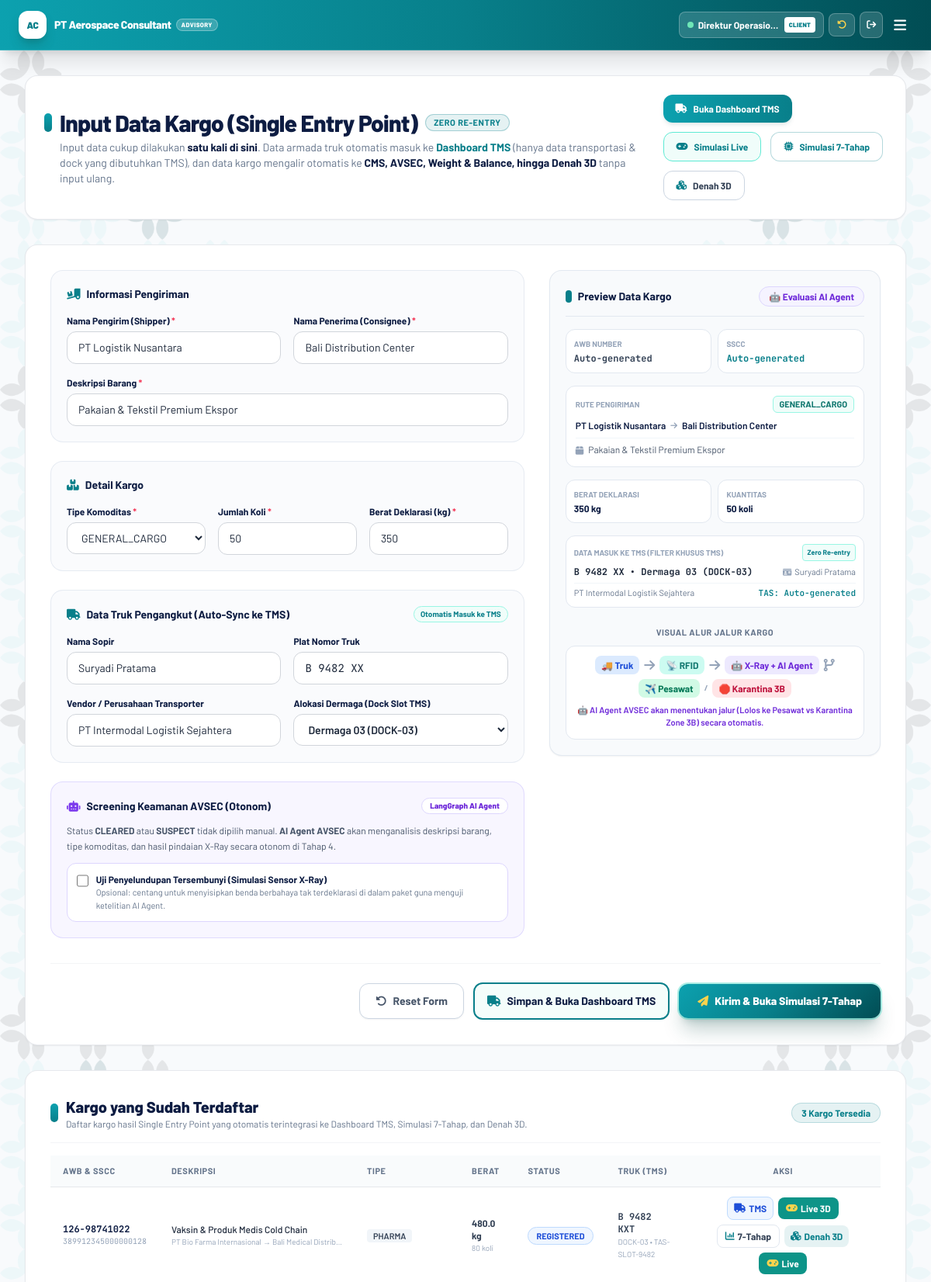
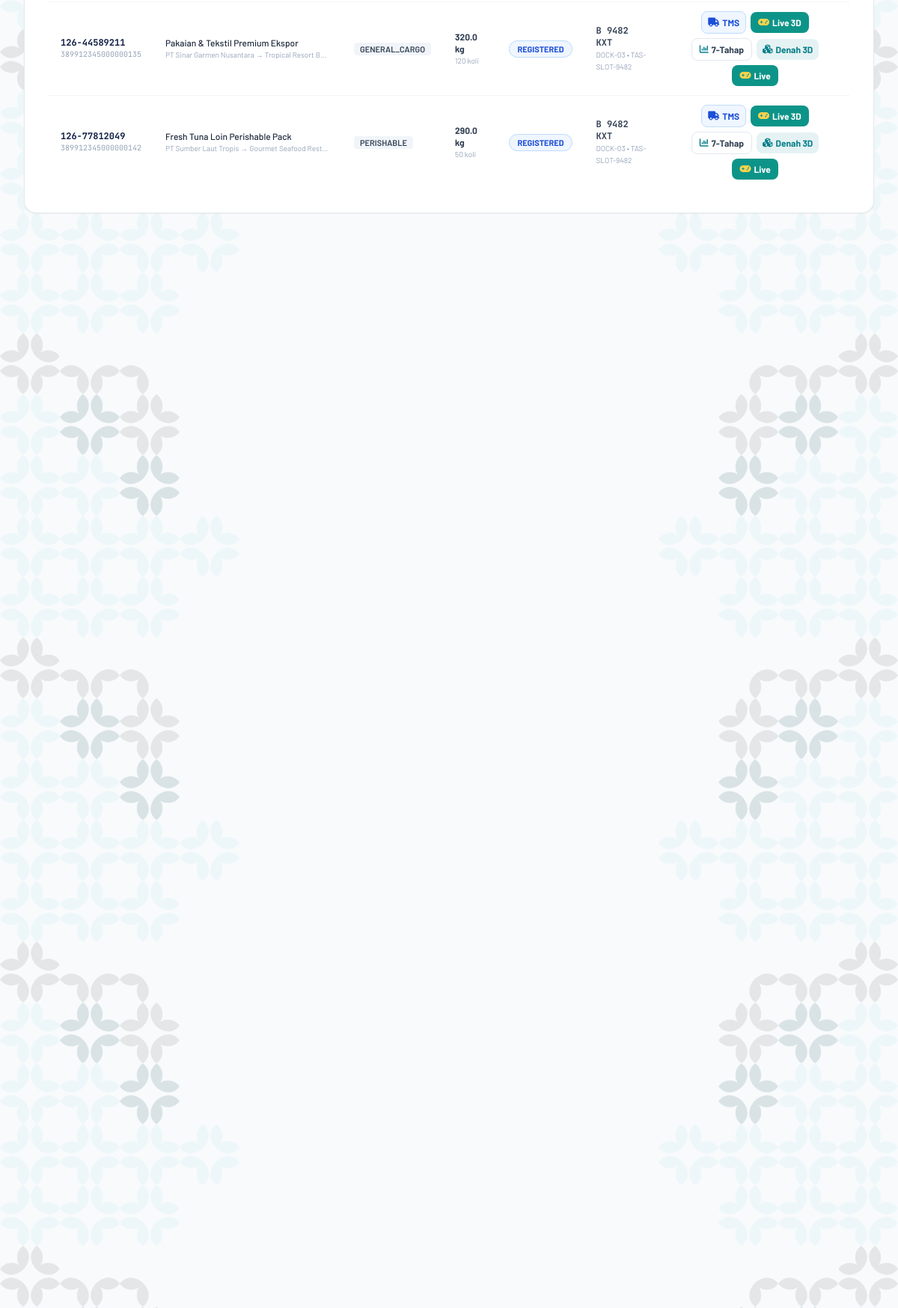
Page /cargo_input.php (signed in, upper part) on the committed database (2 pictures, top to bottom).
### tables this page shows
CREATE TABLE `cargo_shipments` (
    `id` VARCHAR(50) PRIMARY KEY,
    `awb_number` VARCHAR(30) NOT NULL,
    `sscc` VARCHAR(20) NOT NULL UNIQUE,
    `gtin` VARCHAR(20) NOT NULL,
    `batch_no` VARCHAR(50) NOT NULL,
    `expiry_date` DATE NOT NULL,
    `shipper` VARCHAR(100) NOT NULL,
    `consignee` VARCHAR(100) NOT NULL,
    `description` VARCHAR(255) NOT NULL,
    `commodity_type` ENUM('GENERAL_CARGO', 'PERISHABLE', 'DANGEROUS_GOODS', 'VALUABLE', 'PHARMA') NOT NULL DEFAULT 'GENERAL_CARGO',
    `quantity` INT NOT NULL DEFAULT 1,
    `declared_weight_kg` DECIMAL(10,2) NOT NULL DEFAULT 0.00,
    `actual_weight_kg` DECIMAL(10,2) NULL,
    `truck_arrival_id` VARCHAR(50) NULL,
    `uld_id` VARCHAR(50) NULL,
    `scan_time` DATETIME NULL,
    `current_stage` INT NOT NULL DEFAULT 1,
    `status` ENUM('REGISTERED', 'ARRIVED', 'SCANNED', 'SECURITY_CHECK', 'CLEARED', 'SUSPECT', 'RETURNED_TO_TRUCK', 'WEIGHED', 'ALLOCATED', 'LOADED') NOT NULL DEFAULT 'REGISTERED',
    `created_at` TIMESTAMP DEFAULT CURRENT_TIMESTAMP,
    FOREIGN KEY (`truck_arrival_id`) REFERENCES `truck_arrivals`(`id`) ON DELETE SET NULL,
    FOREIGN KEY (`uld_id`) REFERENCES `uld_containers`(`id`) ON DELETE SET NULL
);

CREATE TABLE `truck_arrivals` (
    `id` VARCHAR(50) PRIMARY KEY,
    `truck_plate` VARCHAR(20) NOT NULL,
    `driver_name` VARCHAR(100) NOT NULL,
    `transporter_company` VARCHAR(100) NOT NULL DEFAULT 'PT Antar Lintas Logistik',
    `dock_slot` VARCHAR(20) NOT NULL,
    `booking_code` VARCHAR(50) NOT NULL,
    `arrival_time` DATETIME NOT NULL,
    `status` ENUM('SCHEDULED', 'ARRIVED', 'UNLOADING', 'COMPLETED') NOT NULL DEFAULT 'ARRIVED',
    `notes` TEXT NULL,
    `created_at` TIMESTAMP DEFAULT CURRENT_TIMESTAMP
);

### cargo_input.php (the view, shortened to what the rows shown need)
<?php
$db = getDb();
$cargosStmt = $db->query("
    SELECT c.*, t.truck_plate, t.dock_slot, t.driver_name, t.transporter_company, t.booking_code, t.status as truck_status
    FROM cargo_shipments c
    LEFT JOIN truck_arrivals t ON c.truck_arrival_id = t.id
    ORDER BY c.created_at DESC
    LIMIT 20
");
$existingCargos = $cargosStmt->fetchAll();
include __DIR__ . '/includes/header.php';
if (!function_exists('getStatusBadgeClass')) {
    function getStatusBadgeClass($status) {
        switch (strtoupper((string)$status)) {
            case 'REGISTERED':
                return 'bg-blue-50 text-blue-700 border-blue-200';
        }
    }
}
?>
<div class="relative w-full overflow-x-hidden min-h-screen bg-[#F8FAFC]">
    <div class="relative z-10 max-w-7xl mx-auto px-4 sm:px-6 lg:px-8 py-8 space-y-8">
        <div class="bg-white p-6 rounded-2xl border border-gray-200/90 shadow-sm flex flex-col lg:flex-row lg:items-center justify-between gap-4">
            <div>
                <div class="flex items-center space-x-2.5 flex-wrap gap-y-1">
                    <h1 class="text-2xl lg:text-3xl font-extrabold text-[#0D1C42] tracking-tight">Input Data Kargo (Single Entry Point)</h1>
                </div>
            </div>
        </div>
        <div class="bg-white p-6 lg:p-8 rounded-2xl border border-gray-200/90 shadow-sm space-y-4">
            <div class="flex flex-col sm:flex-row sm:items-center justify-between gap-2 pb-4 border-b border-gray-100">
                <div class="flex items-center gap-2.5">
                    <div>
                        <h2 class="text-lg lg:text-xl font-extrabold text-[#0D1C42]">Kargo yang Sudah Terdaftar</h2>
                    </div>
                </div>
            </div>
            <div class="overflow-x-auto">
                <table class="w-full text-left text-xs border-collapse">
                    <thead>
                        <tr class="bg-slate-50/80 border-b border-gray-200 text-slate-500 font-bold uppercase tracking-wider text-[11px]">
                            <th class="py-3 px-4">AWB &amp; SSCC</th>
                            <th class="py-3 px-4">Deskripsi</th>
                            <th class="py-3 px-4">Tipe</th>
                            <th class="py-3 px-4">Berat</th>
                            <th class="py-3 px-4">Status</th>
                            <th class="py-3 px-4">Truk (TMS)</th>
                            <th class="py-3 px-4 text-center">Aksi</th>
                        </tr>
                    </thead>
                    <tbody class="divide-y divide-gray-100">
                        <?php if (empty($existingCargos)): ?>
                            <tr>
                                <td colspan="7" class="py-8 text-center text-slate-400">
                                    <i class="fa-solid fa-box-open text-2xl mb-2 text-slate-300 block"></i>
                                    Belum ada kargo terdaftar. Silakan isi formulir di atas untuk memulai simulasi.
                                </td>
                            </tr>
                        <?php else: ?>
                            <?php foreach ($existingCargos as $cargo):
                                $xrayHint = $cargo['status'];
                            ?>
                                <tr class="hover:bg-slate-50/60 transition-colors">
                                    <td class="py-3 px-4">
                                        <div class="font-bold text-[#0D1C42] font-mono text-xs"><?= htmlspecialchars($cargo['awb_number']) ?></div>
                                        <div class="text-[10px] text-slate-400 font-mono"><?= htmlspecialchars($cargo['sscc']) ?></div>
                                    </td>
                                    <td class="py-3 px-4">
                                        <div class="font-medium text-slate-800 max-w-[220px] truncate" title="<?= htmlspecialchars($cargo['description']) ?>">
                                            <?= htmlspecialchars($cargo['description']) ?>
                                        </div>
                                        <div class="text-[10px] text-slate-400 truncate max-w-[220px]">
                                            <?= htmlspecialchars($cargo['shipper']) ?> &rarr; <?= htmlspecialchars($cargo['consignee']) ?>
                                        </div>
                                    </td>
                                    <td class="py-3 px-4">
                                        <span class="px-2 py-0.5 rounded text-[11px] font-semibold bg-slate-100 text-slate-700">
                                            <?= htmlspecialchars($cargo['commodity_type']) ?>
                                        </span>
                                    </td>
                                    <td class="py-3 px-4">
                                        <div class="font-bold text-slate-700"><?= number_format($cargo['declared_weight_kg'], 1) ?> kg</div>
                                        <div class="text-[10px] text-slate-400"><?= (int)$cargo['quantity'] ?> koli</div>
                                    </td>
                                    <td class="py-3 px-4">
                                        <span class="px-2.5 py-1 rounded-full text-[11px] font-bold border <?= getStatusBadgeClass($cargo['status']) ?>">
                                            <?= htmlspecialchars($cargo['status']) ?>
                                        </span>
                                    </td>
                                    <td class="py-3 px-4">
                                        <div class="font-mono font-bold text-slate-700"><?= htmlspecialchars($cargo['truck_plate'] ?? '-') ?></div>
                                        <div class="text-[10px] text-slate-400"><?= htmlspecialchars($cargo['dock_slot'] ?? '-') ?> &bull; <?= htmlspecialchars($cargo['booking_code'] ?? '-') ?></div>
                                    </td>
                                    <td class="py-3 px-4 text-center">
                                        <div class="flex items-center justify-center gap-1.5 flex-wrap">
                                            <a href="simulation.php?system=tms&cargo_id=<?= urlencode($cargo['id']) ?>"
                                               class="inline-flex items-center gap-1 px-2 py-1.5 rounded-lg text-xs font-bold bg-blue-50 text-blue-700 border border-blue-200 hover:bg-blue-600 hover:text-white transition-all shadow-xs"
                                               title="Lihat Data Truk di Dashboard TMS">
                                                <i class="fa-solid fa-truck"></i>
                                                <span>TMS</span>
                                            </a>
                                            <a href="simulation_live.php?cargo_id=<?= urlencode($cargo['id']) ?>&autostart=1"
                                               class="inline-flex items-center gap-1 px-2.5 py-1.5 rounded-lg text-xs font-bold bg-teal-600 text-white hover:bg-teal-700 transition-all shadow-xs"
                                               title="Simulasi Live (Input &amp; Visual)">
                                                <i class="fa-solid fa-gamepad text-amber-300"></i>
                                                <span>Live 3D</span>
                                            </a>
                                            <a href="simulation.php?cargo_id=<?= urlencode($cargo['id']) ?>"
                                               class="inline-flex items-center gap-1 px-2.5 py-1.5 rounded-lg text-xs font-bold border border-slate-200 bg-white text-slate-700 hover:bg-slate-50 transition-all shadow-xs"
                                               title="Simulasi 7-Tahap">
                                                <i class="fa-solid fa-chart-column text-[#087F8A]"></i>
                                                <span>7-Tahap</span>
                                            </a>
                                            <a href="layout_3d.php?cargo_id=<?= urlencode($cargo['id']) ?>&xray=<?= urlencode($xrayHint) ?>"
                                               class="inline-flex items-center gap-1 px-2 py-1.5 rounded-lg text-xs font-bold bg-[#087F8A]/10 text-[#087F8A] hover:bg-[#087F8A] hover:text-white transition-all shadow-xs"
                                               title="Denah 3D Terminal">
                                                <i class="fa-solid fa-cubes"></i>
                                                <span>Denah 3D</span>
                                            </a>
                                            <a href="simulation_live.php?cargo_id=<?= urlencode($cargo['id']) ?>&xray=<?= urlencode($xrayHint) ?>&autostart=1"
                                               class="inline-flex items-center gap-1 px-2.5 py-1.5 rounded-lg text-xs font-bold bg-teal-600 text-white hover:bg-teal-700 transition-all shadow-xs"
                                               title="Simulasi Live (Visual 3D)">
                                                <i class="fa-solid fa-gamepad text-amber-300"></i>
                                                <span>Live</span>
                                            </a>
                                        </div>
                                    </td>
                                </tr>
                            <?php endforeach; ?>
                        <?php endif; ?>
                    </tbody>
                </table>
            </div>
        </div>
    </div>
</div>
<?php include __DIR__ . '/includes/footer.php'; ?>

### rows in the picture
cargo_shipments: awb_number "126-98741022", sscc "389912345000000128", description "Vaksin & Produk Medis Cold Chain", shipper "PT Bio Farma Internasional", consignee "Bali Medical Distrib…", commodity_type "PHARMA", declared_weight_kg "480.0", quantity "80", status "REGISTERED", truck_arrival.truck_plate "B 9482 KXT", truck_arrival.dock_slot "DOCK-03", truck_arrival.booking_code "TAS-SLOT-9482"
cargo_shipments: awb_number "126-44589211", sscc "389912345000000135", description "Pakaian & Tekstil Premium Ekspor", shipper "PT Sinar Garmen Nusantara", consignee "Tropical Resort B…", commodity_type "GENERAL_CARGO", declared_weight_kg "320.0", quantity "120", status "REGISTERED", truck_arrival.truck_plate "B 9482 KXT", truck_arrival.dock_slot "DOCK-03", truck_arrival.booking_code "TAS-SLOT-9482"
cargo_shipments: awb_number "126-77812049", sscc "389912345000000142", description "Fresh Tuna Loin Perishable Pack", shipper "PT Sumber Laut Tropis", consignee "Gourmet Seafood Rest…", commodity_type "PERISHABLE", declared_weight_kg "290.0", quantity "50", status "REGISTERED", truck_arrival.truck_plate "B 9482 KXT", truck_arrival.dock_slot "DOCK-03", truck_arrival.booking_code "TAS-SLOT-9482"

### other values in the picture
$companyName "PT Aerospace Consultant"
$user['full_name'] "Direktur Operasio…"
$user['role'] "CLIENT"
count($existingCargos) "3"
